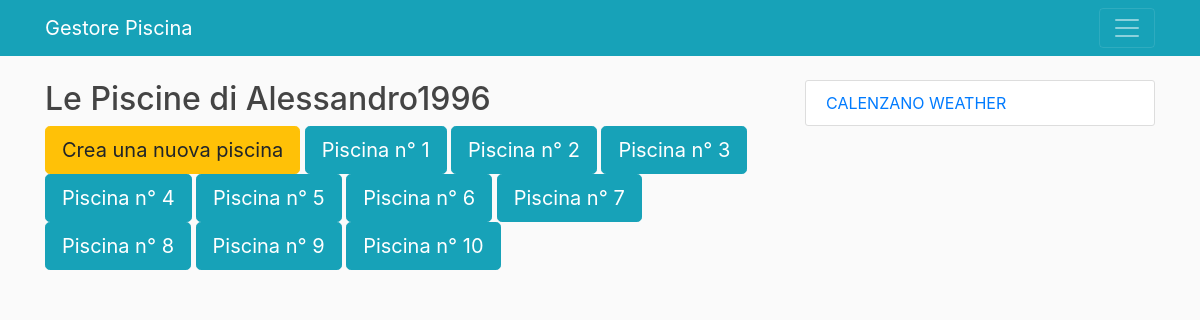
The app's page /mia_piscina/ (signed in) with its own data.
### blog/models.py (models this page shows, shortened)
class Piscina(models.Model):
    n_piscina = models.IntegerField(default=1)
    user = models.ForeignKey(User, on_delete=models.CASCADE)

### blog/views.py (the view)
# urls.py: path('mia_piscina/', HomeView.as_view(), name='blog-home2'),
class HomeView(ListView):
    model = Piscina
    context_object_name = 'piscine'
    template_name = 'blog/home.html'

### blog/templates/blog/home.html
{% extends "blog/base.html" %}
{%block content%}
	<h2>Le Piscine di {{ user.username }}</h2>
	<a type="button" class="btn btn-warning btn-lg" href="{% url 'create_pool'%}">Crea una nuova piscina</a>
	{% for piscina in piscine %}
		{% if piscina.user.username == user.username %}
			<a type="button" class="btn btn-info btn-lg" href="{% url 'blog-mia_piscina' piscina.user.username piscina.n_piscina%}">Piscina n° {{ piscina.n_piscina }}</a>
		{% endif %}
	{% endfor %}
{% endblock content %}

### blog/static/blog/main.css (style rules this page uses)
body { background: #fafafa; color: #333333; margin-top: 5rem; }
h1, h2, h3, h4, h5, h6 { color: #444444; }

### records on screen
Piscina: n_piscina "1"
Piscina: n_piscina "2"
Piscina: n_piscina "3"
Piscina: n_piscina "4"
Piscina: n_piscina "5"
Piscina: n_piscina "6"
Piscina: n_piscina "7"
Piscina: n_piscina "8"
Piscina: n_piscina "9"
Piscina: n_piscina "10"

### other values on screen
{{ user.username }} "Alessandro1996"
